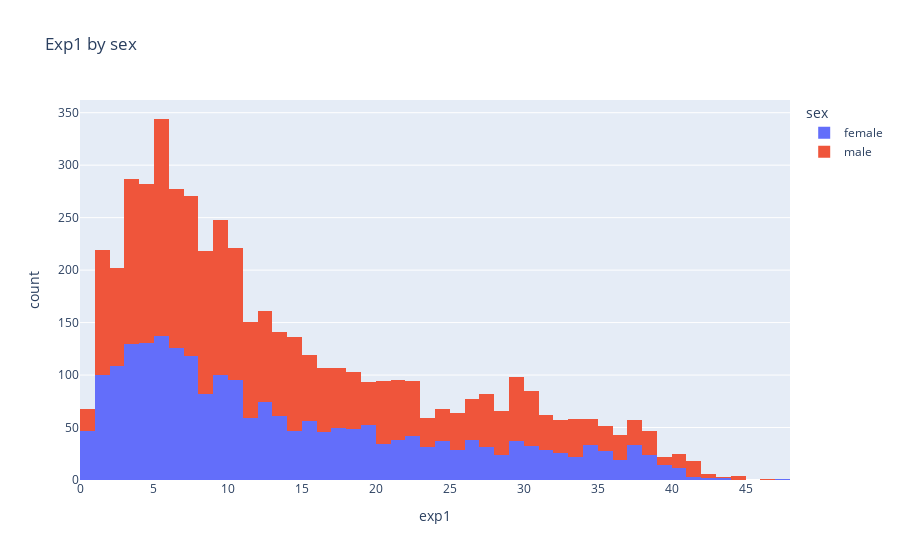

This figure's notebook cell:
### Markdown cell above
### A. Experience

### Code cell
df = pd.DataFrame( data, columns = [ 'sex','exp1','exp2','exp3','exp4'])
df['sex'] = df['sex'].replace([0],'male')
df['sex'] = df['sex'].replace([1],'female')

fig = px.histogram(df, x="exp1", color="sex", title = "Exp1 by sex")
fig.show()

### Figure 1 — Plotly figure (JSON) as saved in the notebook; plotly's stock layout.template omitted (floating-point values rounded to 4 significant figures; data arrays with more than 128 entries replaced by an {"elided": "..."} marker saying what was removed)
{"data": [{"alignmentgroup": "True", "bingroup": "x", "hovertemplate": "sex=female<br>exp1=%{x}<br>count=%{y}<extra></extra>", "legendgroup": "female", "marker": {"color": "#636efa", "pattern": {"shape": ""}}, "name": "female", "offsetgroup": "female", "orientation": "v", "showlegend": true, "type": "histogram", "x": {"elided": "2289 float values"}, "xaxis": "x", "yaxis": "y"}, {"alignmentgroup": "True", "bingroup": "x", "hovertemplate": "sex=male<br>exp1=%{x}<br>count=%{y}<extra></extra>", "legendgroup": "male", "marker": {"color": "#EF553B", "pattern": {"shape": ""}}, "name": "male", "offsetgroup": "male", "orientation": "v", "showlegend": true, "type": "histogram", "x": {"elided": "2861 float values"}, "xaxis": "x", "yaxis": "y"}], "layout": {"barmode": "relative", "legend": {"title": {"text": "sex"}, "tracegroupgap": 0}, "title": {"text": "Exp1 by sex"}, "xaxis": {"anchor": "y", "domain": [0, 1], "title": {"text": "exp1"}}, "yaxis": {"anchor": "x", "domain": [0, 1], "title": {"text": "count"}}}}
